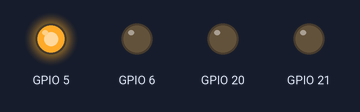
Bench run of a program on a simulated Raspberry Pi (BCM pin numbers). Parts: output pins drawn as LEDs (lit = HIGH). What the program prints to the terminal is not drawn. At 0.0 s the program stops and its outputs stay as they are.

Above: at 0.1 s.
Timing chart, 0 to 1.5 s (numbered marks = the images above):
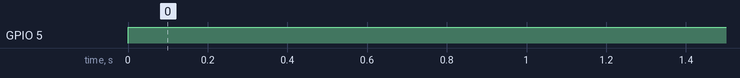

The program:

motor.py
```python
import RPi.GPIO as GPIO

GPIO.setmode(GPIO.BCM)
GPIO.setwarnings(False)

#Right motor
GPIO.setup(5, GPIO.OUT)
GPIO.setup(6,GPIO.OUT)
#Left Motor
GPIO.setup(21, GPIO.OUT)
GPIO.setup(20, GPIO.OUT)

GPIO.output(5, GPIO.HIGH)
GPIO.output(6, GPIO.LOW)

print("QQ")
```

Measured:
- by itself, GPIO 5: LOW → HIGH at 0.00 s
